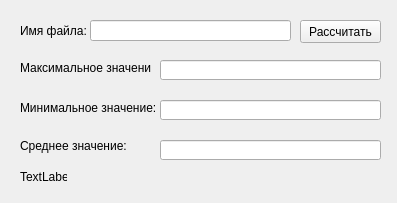
<?xml version="1.0" encoding="UTF-8"?>
<ui version="4.0">
 <class>Form</class>
 <widget class="QWidget" name="Form">
  <property name="geometry">
   <rect>
    <x>0</x>
    <y>0</y>
    <width>397</width>
    <height>203</height>
   </rect>
  </property>
  <property name="windowTitle">
   <string>Form</string>
  </property>
  <widget class="QLabel" name="filelabel">
   <property name="geometry">
    <rect>
     <x>20</x>
     <y>20</y>
     <width>81</width>
     <height>21</height>
    </rect>
   </property>
   <property name="text">
    <string>Имя файла:</string>
   </property>
  </widget>
  <widget class="QLabel" name="maxlabel">
   <property name="geometry">
    <rect>
     <x>20</x>
     <y>60</y>
     <width>131</width>
     <height>16</height>
    </rect>
   </property>
   <property name="text">
    <string>Максимальное значение:</string>
   </property>
  </widget>
  <widget class="QLabel" name="minlabel">
   <property name="geometry">
    <rect>
     <x>20</x>
     <y>100</y>
     <width>141</width>
     <height>16</height>
    </rect>
   </property>
   <property name="text">
    <string>Минимальное значение:</string>
   </property>
  </widget>
  <widget class="QLabel" name="averagelabel">
   <property name="geometry">
    <rect>
     <x>20</x>
     <y>130</y>
     <width>131</width>
     <height>31</height>
    </rect>
   </property>
   <property name="text">
    <string>Среднее значение:</string>
   </property>
  </widget>
  <widget class="QLineEdit" name="fileline">
   <property name="geometry">
    <rect>
     <x>90</x>
     <y>20</y>
     <width>201</width>
     <height>21</height>
    </rect>
   </property>
  </widget>
  <widget class="QLineEdit" name="maxline">
   <property name="geometry">
    <rect>
     <x>160</x>
     <y>60</y>
     <width>221</width>
     <height>20</height>
    </rect>
   </property>
  </widget>
  <widget class="QLineEdit" name="minline">
   <property name="geometry">
    <rect>
     <x>160</x>
     <y>100</y>
     <width>221</width>
     <height>20</height>
    </rect>
   </property>
  </widget>
  <widget class="QLineEdit" name="averageline">
   <property name="geometry">
    <rect>
     <x>160</x>
     <y>140</y>
     <width>221</width>
     <height>20</height>
    </rect>
   </property>
  </widget>
  <widget class="QPushButton" name="bt">
   <property name="geometry">
    <rect>
     <x>300</x>
     <y>20</y>
     <width>81</width>
     <height>23</height>
    </rect>
   </property>
   <property name="text">
    <string>Рассчитать</string>
   </property>
  </widget>
  <widget class="QLabel" name="errorlabel">
   <property name="geometry">
    <rect>
     <x>20</x>
     <y>170</y>
     <width>47</width>
     <height>13</height>
    </rect>
   </property>
   <property name="text">
    <string>TextLabel</string>
   </property>
  </widget>
 </widget>
 <resources/>
 <connections/>
</ui>
